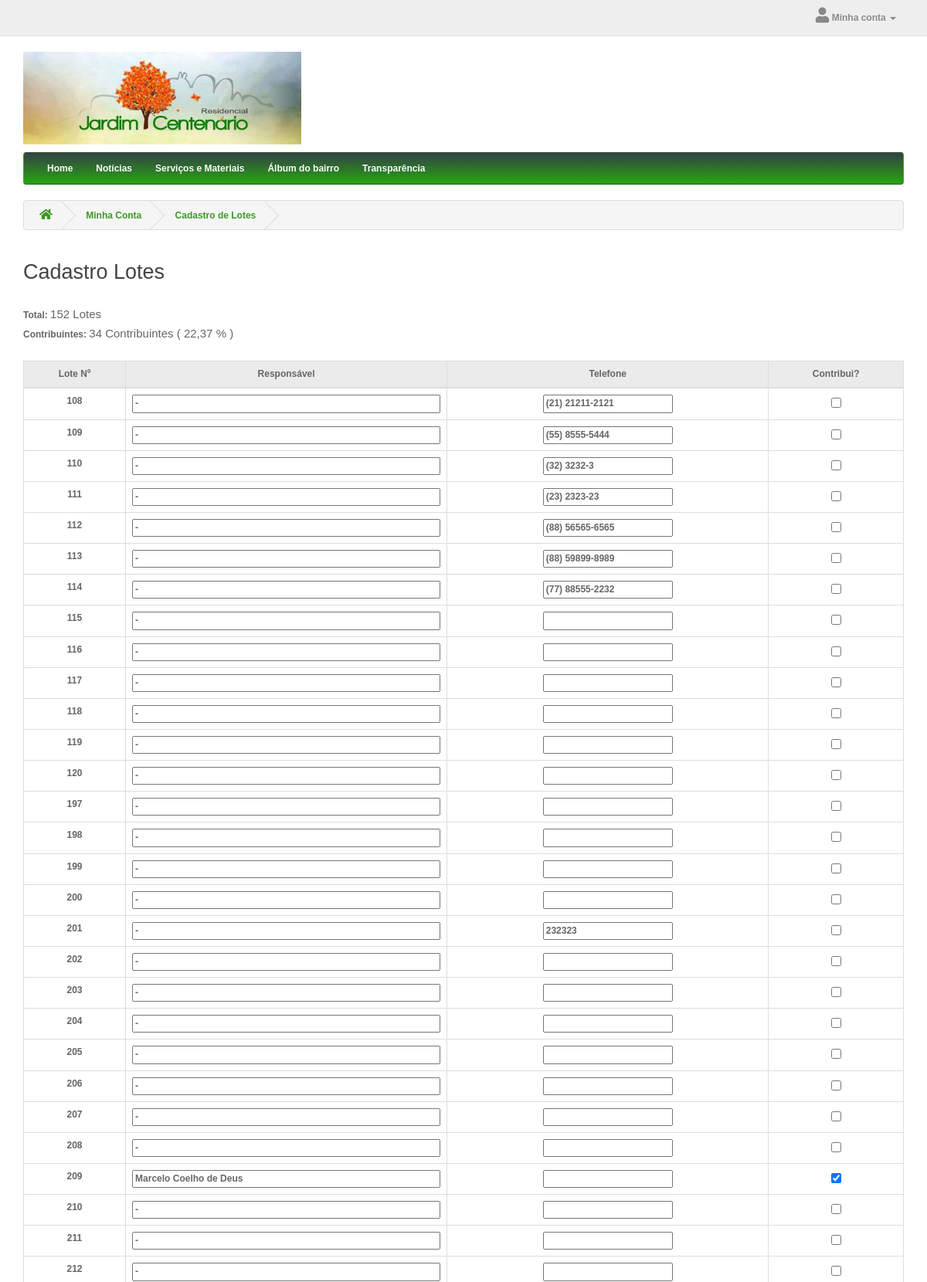
The page /admin-cadastro-lote.php (upper part) on the database its author committed.
### tables this page shows
CREATE TABLE `categoria` (
  `id` int(10) unsigned NOT NULL AUTO_INCREMENT COMMENT 'Id da categoria',
  `parent_id` int(10) unsigned NOT NULL DEFAULT '0' COMMENT 'Id da categoria Pai',
  `name` varchar(255) NOT NULL DEFAULT '' COMMENT 'Nome da categoria',
  `page` varchar(100) NOT NULL DEFAULT '' COMMENT 'Pagina de direcionamento',
  `status` tinyint(1) NOT NULL DEFAULT '1' COMMENT 'Status 1=Ativo 0 = Inativo',
  `sort_order` int(2) unsigned NOT NULL DEFAULT '0' COMMENT 'Sort order',
  PRIMARY KEY (`id`),
  KEY `fk_parent_category` (`parent_id`)
);

CREATE TABLE `lote` (
  `id` int(10) unsigned NOT NULL DEFAULT '0' COMMENT 'numero do lote',
  `nome_proprietario` varchar(100) NOT NULL DEFAULT '' COMMENT 'nome do proprietario',
  `telefone` varchar(20) DEFAULT NULL COMMENT 'telefone do proprietario',
  `flag_contribui` tinyint(1) NOT NULL DEFAULT '0' COMMENT 'flag se contribui na ronda',
  `flag_construido` tinyint(1) NOT NULL DEFAULT '0' COMMENT 'flag se ja esta construido',
  `flag_construindo` tinyint(1) NOT NULL DEFAULT '0' COMMENT 'flag se esta construindo',
  PRIMARY KEY (`id`)
);

### classes/service/CategoriaService.php (called while the page is built, shortened)
<?php
require_once 'classes/dao/CategoriaDAO.php';
require_once 'classes/dto/CategoriaDTO.php';
class CategoriaService {
    public static $instancia = null;
    public static function getInstancia() {
        if (self::$instancia == NULL) {
            self::$instancia = new CategoriaService();
        }
        return self::$instancia;
    }
    public function obterCategoriasAtivas(){
        $retorno = array();
        try {
            $categoriasPai =
                CategoriaDAO::getInstancia()->obterTodasCategoriasAtivas(0);
            foreach ( $categoriasPai as $catPai ){
                $categoriaPaiDTO = new CategoriaDTO();
                $categoriaPaiDTO->setId($catPai->getId());
                $categoriaPaiDTO->setNome($catPai->getNome());
                $categoriaPaiDTO->setPage($catPai->getPage());
                $catFilhas = array();
                $categoriasFilhas =
                    CategoriaDAO::getInstancia()->obterTodasCategoriasAtivas($catPai->getId());
                $categoriaPaiDTO->setSubCategorias($catFilhas);
                $retorno[] = $categoriaPaiDTO;
            }
        } catch (Exception $e){
            Log4Php::logarFatal("Erro ao obter as categorias ativas: ". $e->getMessage());
            throw $e;
        }
        return $retorno;
    }
}

### classes/dao/CategoriaDAO.php (called while the page is built, shortened)
<?php
require_once 'classes/dto/CategoriaDTO.php';
class CategoriaDAO extends DAO {
    public function obterTodasCategoriasAtivas($idCategoria){
        $retorno = array();
        try {
            $pdo = self::obterConexaoBaseDados();
            $sql = "SELECT * FROM categoria WHERE parent_id = ".$idCategoria." AND status = 1 ORDER BY sort_order";
            $stm = $pdo->query($sql);
            if ($stm->rowCount() > 0) {
                while ($linha = $stm->fetch(PDO::FETCH_ASSOC)) {
                    $categoria = new CategoriaDTO();
                    $categoria->setId($linha['id']);
                    $categoria->setNome($linha['name']);
                    $categoria->setPage($linha['page']);
                    $retorno[] = $categoria;
                }
            }
        } catch (Exception $erro){
            Log4Php::logarFatal("Erro ao obter categorias: ". $erro->getMessage());
        }
        return $retorno;
    }
}

### classes/dto/CategoriaDTO.php (called while the page is built, shortened)
<?php
class CategoriaDTO {
    private $id;
    private $nome;
    private $page;
    private $subCategorias;
    public function getPage()
    {
        return $this->page;
    }
    public function setPage($page)
    {
        $this->page = $page;
    }
    public function getId()
    {
        return $this->id;
    }
    public function getNome()
    {
        return $this->nome;
    }
    public function getSubCategorias()
    {
        return $this->subCategorias;
    }
    public function setId($id)
    {
        $this->id = $id;
    }
    public function setNome($nome)
    {
        $this->nome = $nome;
    }
    public function setSubCategorias($subCategorias)
    {
        $this->subCategorias = $subCategorias;
    }
}

### classes/dao/LoteDAO.php (called while the page is built, shortened)
<?php
require_once 'classes/dto/LoteDTO.php';
class LoteDAO extends DAO {
    public function obterTodosLotes(){
        $retorno = array();
        try {
            $pdo = self::obterConexaoBaseDados();
            $sql = "SELECT * FROM lote ORDER BY 1 ASC";
            $stm = $pdo->query($sql);
            if ($stm->rowCount() > 0) {
                while ($linha = $stm->fetch(PDO::FETCH_ASSOC)) {
                    $lote = new LoteDTO();
                    $lote->setId($linha['id']);
                    $lote->setNomeProprietario($linha['nome_proprietario']);
                    $lote->setTelefone($linha['telefone']);
                    $lote->setContribui($linha['flag_contribui']);
                    $lote->setConstruido($linha['flag_construido']);
                    $lote->setConstruindo($linha['flag_construindo']);
                    $retorno[] = $lote;
                }
            }
        } catch (Exception $erro){
            Log4Php::logarFatal("Erro ao obter lotes: ". $erro->getMessage());
        }
        return $retorno;
    }
}

### classes/dto/LoteDTO.php (called while the page is built, shortened)
<?php
class LoteDTO {
    private $id;
    private $nomeProprietario;
    private $telefone;
    private $contribui;
    public function getId()
    {
        return $this->id;
    }
    public function getNomeProprietario()
    {
        return $this->nomeProprietario;
    }
    public function getTelefone()
    {
        return $this->telefone;
    }
    public function getContribui()
    {
        return $this->contribui;
    }
    public function setId($id)
    {
        $this->id = $id;
    }
    public function setNomeProprietario($nomeProprietario)
    {
        $this->nomeProprietario = $nomeProprietario;
    }
    public function setTelefone($telefone)
    {
        $this->telefone = $telefone;
    }
    public function setContribui($contribui)
    {
        $this->contribui = $contribui;
    }
}

### admin-cadastro-lote.php (the view, shortened to what this page needs)
<?php
include_once 'template.php';
require_once 'classes/dao/LoteDAO.php';
$lotes = LoteDAO::getInstancia()->obterTodosLotes();
$qtdLotes = count($lotes);
$qtdContribuintes = 0;
foreach ($lotes as $lote){
    if($lote->getContribui()){
        $qtdContribuintes = $qtdContribuintes + 1;
    }
}
$percent = ($qtdContribuintes / $qtdLotes) * 100;
?>
<div id="common-home" class="container">
	<ul class="breadcrumb">
		<li>
			<a href="">
				<i class="fa fa-home"></i>
			</a>
		</li>
		<li>
			<a href="account">Minha Conta</a>
		</li>
		<li>
			<a href="admin-cadastro-lote">Cadastro de Lotes</a>
		</li>
	</ul>
	<div class="row">
		<div id="content" class="col-sm-12">
			<h2>Cadastro Lotes</h2>
			<br/>
			Total: <label><?php echo $qtdLotes; ?> Lotes </label><br/>
			Contribuintes: <label><?php echo $qtdContribuintes ." Contribuintes ( ". number_format($percent,2,',',' ') . " % )" ;?>  </label>
			<br/>
			<br/>
			<div class="table-responsive">
				<table class="table table-bordered table-hover">
					<thead>
						<tr>
							<td class="text-center" style="background-color: #ebebeb;">Lote Nº</td>
							<td class="text-center" style="background-color: #ebebeb;">Responsável</td>
							<td class="text-center" style="background-color: #ebebeb;">Telefone</td>
							<td class="text-center" style="background-color: #ebebeb;">Contribui?</td>
						</tr>
					</thead>
					<tbody>
						<?php
						  foreach ($lotes as $lote){
						?>
						<tr>
							<td class="text-center"><?php echo $lote->getId(); ?></td>
							<td class="text-left">
								<input id="nome_<?php echo $lote->getId(); ?>"
									   type="text" style="width: 100%"
									   value="<?php echo $lote->getNomeProprietario();?>"
									   maxlength="150"
									   onblur="atualizarLote(<?php echo $lote->getId(); ?>, false);"/>
							</td>
							<td class="text-center">
								<input type="tel"
								       id="input-telephone"
								       name="tel_<?php echo $lote->getId(); ?>"
								       class="telefone"
								       maxlength="11"
								       value="<?php echo $lote->getTelefone(); ?>"
									   onblur="atualizarLote(<?php echo $lote->getId(); ?>, false);"/>
							</td>
							<td class="text-center"><input id="contribui_<?php echo $lote->getId(); ?>"   onchange="atualizarLote(<?php echo $lote->getId(); ?>, true);" type="checkbox" <?php echo $lote->getContribui() ? "checked": null; ?>></td>
						</tr>
						<?php
						  }
						 ?>
					</tbody>
				</table>
			</div>
		</div>
	</div>
</div>
<?php include_once 'footer.php'; ?>

### category-nav.php (shortened to what this page needs)
<?php
    require_once 'classes/service/CategoriaService.php';
    $categorias = CategoriaService::getInstancia()->obterCategoriasAtivas();
?>
<div class="container">
	<nav id="menu" class="navbar">
		<div class="collapse navbar-collapse navbar-ex1-collapse">
			<ul class="nav navbar-nav">
				<li>
					<a href="">Home</a>
				</li>
				<?php
				foreach ($categorias as $category){
                    if(count($category->getSubCategorias()) > 0){ ?>
                		<li class="dropdown">
                            <a href="<?php echo $category->getPage(); ?>" class="dropdown-toggle" data-toggle="dropdown"><?php echo $category->getNome() ?></a>
            				<div class="dropdown-menu">
                                <div class="dropdown-inner">
                                    <ul class="list-unstyled">
                                    	<?php
                                    	   foreach ($category->getSubCategorias() as $subCategory){
                                        ?>
                                        <li>
                                            <a href="<?php echo $category->getPage(); ?>"><?php echo $subCategory->getNome(); ?></a>
                                        </li>
                                        <?php } ?>
                                    </ul>
                                </div>
                            </div>
        				</li>
				<?php } else { ?>
						<li>
							<a href="<?php echo $category->getPage(); ?>"><?php echo $category->getNome() ?></a>
						</li>
				<?php } ?>
			<?php }?>
			</ul>
		</div>
	</nav>
</div>

### css/stylesheet.css (style rules this page uses)
html, body { height: 100%; font-family: 'Open Sans', sans-serif; font-weight: 550; color: #666; font-size: 12px; line-height: 20px; width: 100%; }
h1, h2, h3, h4, h5, h6 { color: #444; }
.fa { font-size: 20px; }
h2 { font-size: 27px; }
a { color: #3c9725; }
label { font-size: 15px; font-weight: normal; }
#menu { background-color: #35de0d; background-image: linear-gradient(to bottom, #334146, #27a510); background-repeat: repeat-x; border-color: #3d5233 #39a519 #0d6709; min-height: 40px; }
#menu .nav > li > a { color: #fff; text-shadow: 0 -1px 0 rgba(0, 0, 0, 0.25); padding: 10px 15px 10px 15px; min-height: 15px; background-color: transparent; }
#content { min-height: 600px; }
.breadcrumb { padding: 8px 0px 8px 0px; border: 1px solid #ddd; white-space: nowrap; overflow: hidden; }
.breadcrumb i { font-size: 15px; }
.breadcrumb > li { text-shadow: 0 1px 0 #FFF; padding: 0 20px; position: relative; white-space: nowrap; vertical-align: middle; }
.breadcrumb > li + li:before { content: ''; padding: 0; }
.breadcrumb > li:after { content: ''; display: block; position: absolute; top: -3px; right: -5px; width: 26px; height: 26px; border-right: 1px solid #DDD; border-bottom: 1px solid #DDD; -webkit-transform: rotate(-45deg); -moz-transform: rotate(-45deg); -o-transform: rotate(-45deg); transform: rotate(-45deg); }

### rows shown on the page
categoria: name "Notícias"
categoria: name "Serviços e Materiais"
categoria: name "Álbum do bairro"
categoria: name "Transparência"
lote: id "108", nome_proprietario "-", telefone "(21) 21211-2121"
lote: id "109", nome_proprietario "-", telefone "(55) 8555-5444"
lote: id "110", nome_proprietario "-", telefone "(32) 3232-3"
lote: id "111", nome_proprietario "-", telefone "(23) 2323-23"
lote: id "112", nome_proprietario "-", telefone "(88) 56565-6565"
lote: id "113", nome_proprietario "-", telefone "(88) 59899-8989"
lote: id "114", nome_proprietario "-", telefone "(77) 88555-2232"
lote: id "115", nome_proprietario "-"
lote: id "116", nome_proprietario "-"
lote: id "117", nome_proprietario "-"
lote: id "118", nome_proprietario "-"
lote: id "119", nome_proprietario "-"
lote: id "120", nome_proprietario "-"
lote: id "197", nome_proprietario "-"
lote: id "198", nome_proprietario "-"
lote: id "199", nome_proprietario "-"
lote: id "200", nome_proprietario "-"
lote: id "201", nome_proprietario "-", telefone "232323"
lote: id "202", nome_proprietario "-"
lote: id "203", nome_proprietario "-"
lote: id "204", nome_proprietario "-"
lote: id "205", nome_proprietario "-"
lote: id "206", nome_proprietario "-"
lote: id "207", nome_proprietario "-"
lote: id "208", nome_proprietario "-"
lote: id "209", nome_proprietario "Marcelo Coelho de Deus", flag_contribui "☑"
lote: id "210", nome_proprietario "-"
lote: id "211", nome_proprietario "-"
lote: id "212", nome_proprietario "-"

### other values the page prints
$qtdLotes "152"
$qtdContribuintes "34"
$percent "22,37"
